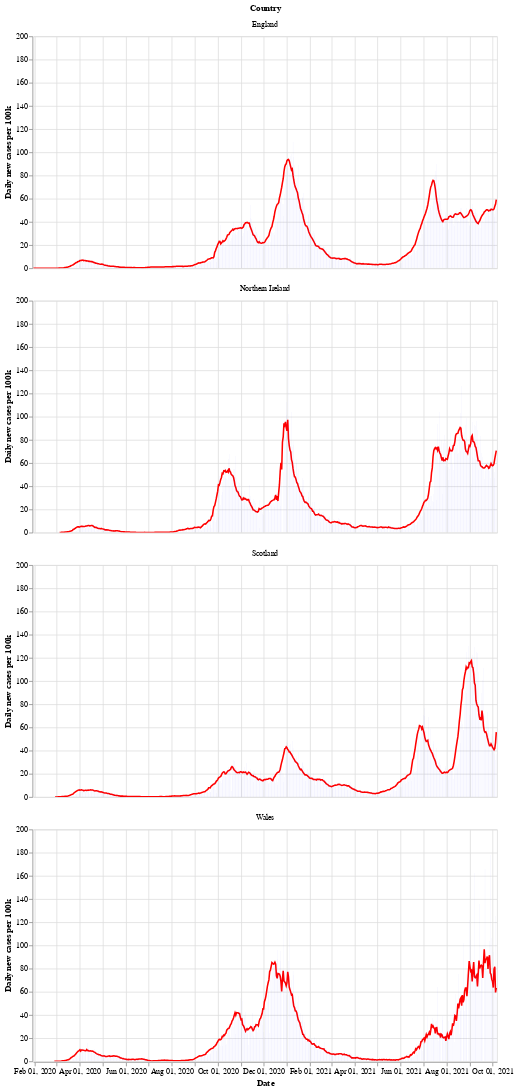

Source (notebook cell):
### Markdown cell above
Next is a bar chart of the number of new cases in each country (per 100k population), with the 7 day moving average of cases. Again we see that Wales saw a longer period of raising and falling cases compared to the other countries.

After a period of cases falling, each nation is now seeing a rise in the number of cases - especially in Wales.

### Code cell
# collapse
bars = alt.Chart(uk_cases).mark_bar().encode(
    x=alt.X("yearmonthdate(date):T", axis=alt.Axis(title='Date')),
    y=alt.Y("newCasesRate:Q", axis=alt.Axis(title='Daily new cases per 100k')),
    tooltip='newCasesRate',
    color=alt.condition(
        alt.datum.dailyChange > 0,
        alt.value("orange"),  # The positive color
        alt.value("blue")  # The negative color
    )
).properties(title='New cases per 100k population with rolling 7 day average', width=600).interactive()
line = alt.Chart(uk_cases).mark_line(
    color='red',
    size=2,
).transform_window(
    rolling_mean='mean(newCasesRate)',
    frame=[0, 7],
    groupby=['areaName']
).encode(
    x='yearmonthdate(date):T',
    y='rolling_mean:Q'
)
alt.layer(line, bars, data=uk_cases).facet(alt.Row('areaName', title='Country'), columns=1)

### Figure 1 — Vega-Lite specification as saved in the notebook (floating-point values rounded to 4 significant figures; data arrays with more than 128 entries replaced by an {"elided": "..."} marker saying what was removed)
{"config": {"view": {"continuousWidth": 400, "continuousHeight": 300}}, "data": {"name": "data-b36ae536a17ba79101fee0d6b2665cae"}, "facet": {"type": "nominal", "field": "areaName", "title": "Country"}, "spec": {"layer": [{"mark": {"type": "line", "color": "red", "size": 2}, "encoding": {"x": {"type": "temporal", "field": "date", "timeUnit": "yearmonthdate"}, "y": {"type": "quantitative", "field": "rolling_mean"}}, "transform": [{"window": [{"op": "mean", "field": "newCasesRate", "as": "rolling_mean"}], "frame": [0, 7], "groupby": ["areaName"]}]}, {"mark": "bar", "encoding": {"color": {"condition": {"value": "orange", "test": "(datum.dailyChange > 0)"}, "value": "blue"}, "tooltip": {"type": "quantitative", "field": "newCasesRate"}, "x": {"type": "temporal", "axis": {"title": "Date"}, "field": "date", "timeUnit": "yearmonthdate"}, "y": {"type": "quantitative", "axis": {"title": "Daily new cases per 100k"}, "field": "newCasesRate"}}, "selection": {"selector002": {"type": "interval", "bind": "scales", "encodings": ["x", "y"]}}, "title": "New cases per 100k population with rolling 7 day average", "width": 600}]}, "columns": 1, "$schema": "https://vega.github.io/schema/vega-lite/v4.8.1.json", "datasets": {"data-b36ae536a17ba79101fee0d6b2665cae": {"elided": "2372 records"}}}
